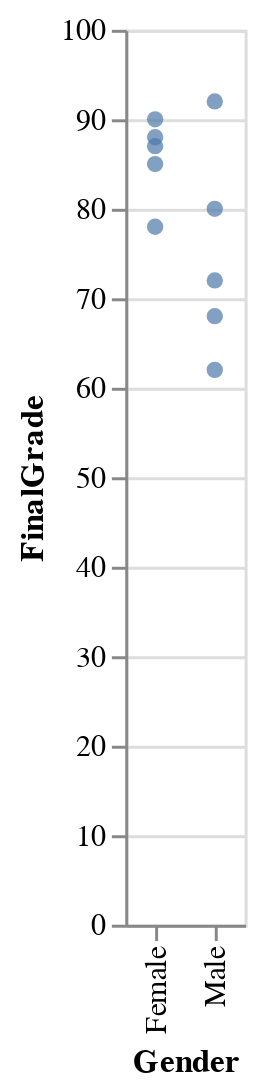

Notebook code cell kept with this figure:
### Code cell
# Intanciar un objeto Chart con el dataframe df como parámetro
base = alt.Chart(df)

# Llamar el método mark_circle() para especificar que va a trazar un diagrama de dispersión (scatter plot)
chart = base.mark_circle()

# Especificar el nombre de las columnas:
chart.encode(x='Gender',y='FinalGrade')

### Figure 1 — Vega-Lite specification as saved in the notebook (floating-point values rounded to 4 significant figures)
{"config": {"view": {"continuousWidth": 400, "continuousHeight": 300}}, "data": {"name": "data-83358f34435ed5458ddf4d188b4679f7"}, "mark": "circle", "encoding": {"x": {"field": "Gender", "type": "nominal"}, "y": {"field": "FinalGrade", "type": "quantitative"}}, "$schema": "https://vega.github.io/schema/vega-lite/v4.17.0.json", "datasets": {"data-83358f34435ed5458ddf4d188b4679f7": [{"StudentID": 1, "Name": "John", "Gender": "Male", "AttendanceRate": 85, "StudyHoursPerWeek": 15, "PreviousGrade": 78, "ExtracurricularActivities": 1, "ParentalSupport": "High", "FinalGrade": 80}, {"StudentID": 2, "Name": "Sarah", "Gender": "Female", "AttendanceRate": 90, "StudyHoursPerWeek": 20, "PreviousGrade": 85, "ExtracurricularActivities": 2, "ParentalSupport": "Medium", "FinalGrade": 87}, {"StudentID": 3, "Name": "Alex", "Gender": "Male", "AttendanceRate": 78, "StudyHoursPerWeek": 10, "PreviousGrade": 65, "ExtracurricularActivities": 0, "ParentalSupport": "Low", "FinalGrade": 68}, {"StudentID": 4, "Name": "Michael", "Gender": "Male", "AttendanceRate": 92, "StudyHoursPerWeek": 25, "PreviousGrade": 90, "ExtracurricularActivities": 3, "ParentalSupport": "High", "FinalGrade": 92}, {"StudentID": 5, "Name": "Emma", "Gender": "Female", "AttendanceRate": 88, "StudyHoursPerWeek": 18, "PreviousGrade": 82, "ExtracurricularActivities": 2, "ParentalSupport": "Medium", "FinalGrade": 85}, {"StudentID": 6, "Name": "Olivia", "Gender": "Female", "AttendanceRate": 95, "StudyHoursPerWeek": 30, "PreviousGrade": 88, "ExtracurricularActivities": 1, "ParentalSupport": "High", "FinalGrade": 90}, {"StudentID": 7, "Name": "Daniel", "Gender": "Male", "AttendanceRate": 70, "StudyHoursPerWeek": 8, "PreviousGrade": 60, "ExtracurricularActivities": 0, "ParentalSupport": "Low", "FinalGrade": 62}, {"StudentID": 8, "Name": "Sophia", "Gender": "Female", "AttendanceRate": 85, "StudyHoursPerWeek": 17, "PreviousGrade": 77, "ExtracurricularActivities": 1, "ParentalSupport": "Medium", "FinalGrade": 78}, {"StudentID": 9, "Name": "James", "Gender": "Male", "AttendanceRate": 82, "StudyHoursPerWeek": 12, "PreviousGrade": 70, "ExtracurricularActivities": 2, "ParentalSupport": "Low", "FinalGrade": 72}, {"StudentID": 10, "Name": "Isabella", "Gender": "Female", "AttendanceRate": 91, "StudyHoursPerWeek": 22, "PreviousGrade": 86, "ExtracurricularActivities": 3, "ParentalSupport": "High", "FinalGrade": 88}]}}
